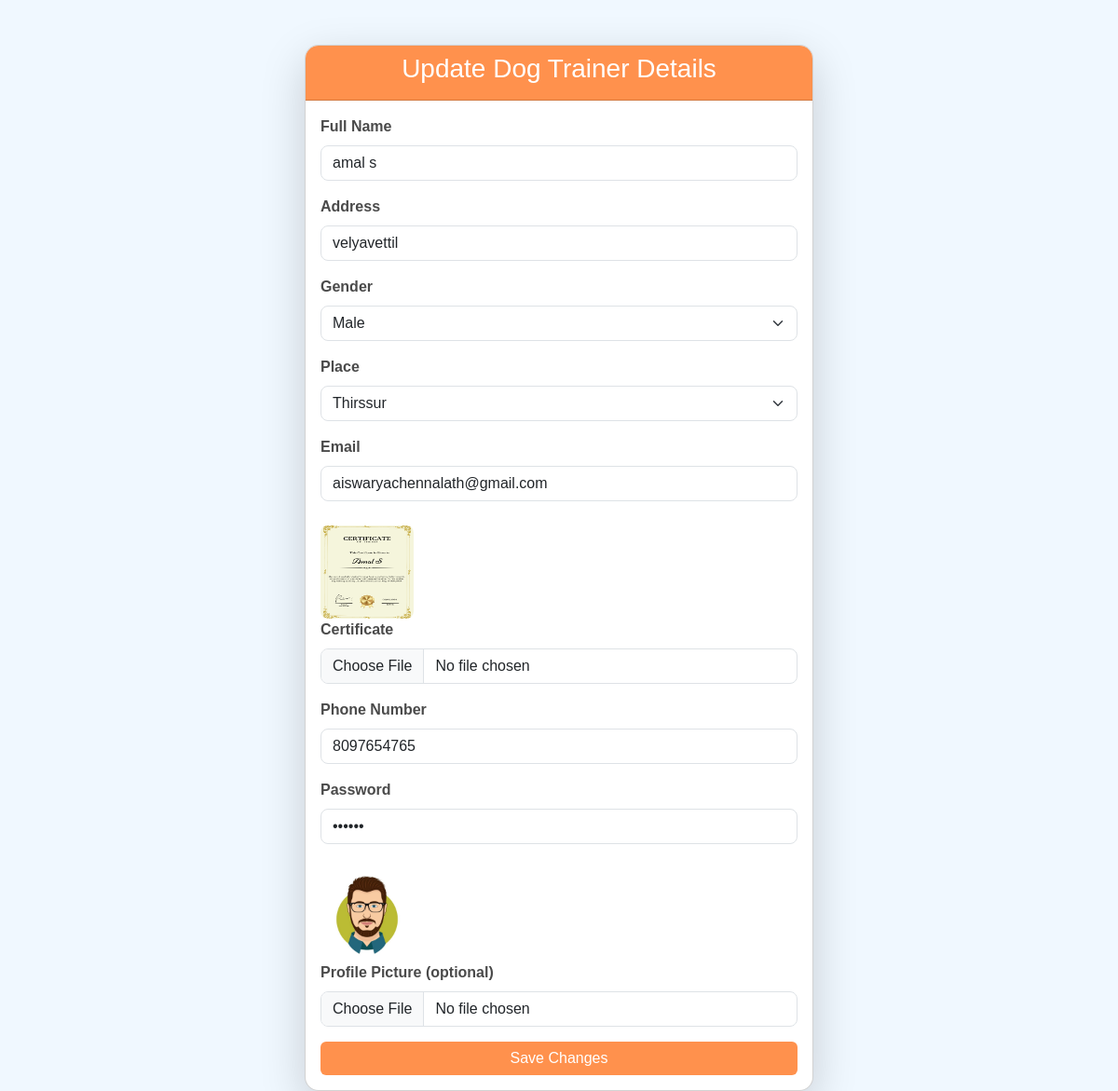
/edittrainer/3 (signed in), run on the app's committed database.
### shop/models.py (models this page shows, shortened)
class trainer_reg(models.Model):
    muncipality = models.ForeignKey(Muncipality, on_delete=models.CASCADE, related_name="trainer_reg")
    Name = models.CharField(max_length=20)
    place = models.CharField(max_length=100,blank=True, null=True)
    address = models.CharField(max_length=200, default='no address provide')
    email = models.CharField(max_length=100)
    certificate = models.FileField(upload_to='certificate/')
    phno = models.IntegerField()
    gender = models.CharField(max_length=10)
    password = models.CharField(max_length=100)
    confirm_password = models.CharField(max_length=100, blank=True, null=True)
    image = models.ImageField(upload_to='profile_images/', blank=True, null=True)

### shop/views.py (the view, shortened to what this page needs)
# urls.py: path('edittrainer/<int:id>',views.edittrainer, name='edittrainer'),
def edittrainer(request, id):
    muncipality_name = request.session.get('username')
    if muncipality_name:
        m = models.Muncipality.objects.filter(username=muncipality_name).first()
        if not m:
            return HttpResponse("Muncipality with this email does not exist.")
    trainer = get_object_or_404(trainer_reg, id=id)
    places = ["Kollam", "Kottayam", "Thiruvananthapuram", "Ernakulam", "Alappuzha", "Iddukki", "Palakad", "Thirssur", "Pathanamthitta"]
    return render(request, 'edittrainer.html', {'t': trainer, 'm': m, 'places': places})

### shop/templates/edittrainer.html (shortened to what this page needs)
{% load static %}
<!DOCTYPE html>
<html lang="en">
<head>
    <link rel="stylesheet" href="https://cdn.jsdelivr.net/npm/bootstrap@5.3.0/dist/css/bootstrap.min.css">
</head>
<body>
    <div class="container mt-5">
        <div class="row justify-content-center">
            <div class="col-md-6">
                <div class="card shadow-lg">
                    <div class="card-header text-center">
                        <h3>Update Dog Trainer Details</h3>
                    </div>
                    <div class="card-body">
                        <form method="POST" enctype="multipart/form-data">
                            <div class="mb-3">
                                <label for="Name" class="form-label">Full Name</label>
                                <input type="text" class="form-control" name="Name" value="{{ t.Name }}" required>
                            </div>
                            <div class="mb-3">
                                <label for="address" class="form-label">Address</label>
                                <input type="text" class="form-control" name="address" value="{{ t.address }}" required>
                            </div>
                            <div class="mb-3">
                                <label for="gender" class="form-label">Gender</label>
                                <select class="form-select" name="gender">
                                    <option value="Male" {% if t.gender == "Male" %}selected{% endif %}>Male</option>
                                </select>
                            </div>
                            <div class="mb-3">
                                <label for="place" class="form-label">Place</label>
                                <select class="form-select" name="place">
                                    {% for place in places %}
                                        <option value="{{ place }}" {% if t.place == place %}selected{% endif %}>{{ place }}</option>
                                    {% endfor %}
                                </select>
                            </div>
                            <div class="mb-3">
                                <label for="email" class="form-label">Email</label>
                                <input type="email" class="form-control" name="email" value="{{ t.email }}" required>
                            </div>
                            {% if t.certificate %}
                                <img src="{{ t.certificate.url }}" width="100" height="100" alt="Trainer Certificate">
                            {% else %}
                                <p class="no-certificate">No certificate uploaded</p>
                            {% endif %}
                            <div class="mb-3">
                                <label for="certificate" class="form-label">Certificate</label>
                                <input type="file" class="form-control" name="certificate">
                            </div>
                            <div class="mb-3">
                                <label for="phno" class="form-label">Phone Number</label>
                                <input type="text" class="form-control" name="phno" value="{{ t.phno }}" required>
                            </div>
                            <div class="mb-3">
                                <label for="password" class="form-label">Password</label>
                                <input type="password" class="form-control" value="{{ t.password}}" name="password">
                            </div>
                            {% if t.image %}
                                <img src="{{ t.image.url }}" width="100" height="100" alt="Trainer Profile Picture">
                            {% else %}
                                <p class="no-certificate">No profile picture uploaded</p>
                            {% endif %}
                            <div class="mb-3">
                                <label for="image" class="form-label">Profile Picture (optional)</label>
                                <input type="file" class="form-control" name="image">
                            </div>
                            <div class="d-grid gap-2">
                                <button type="submit" class="btn btn-primary">Save Changes</button>
                            </div>
                        </form>
                    </div>
                </div>
            </div>
        </div>
    </div>
</body>
</html>

### data on the page
trainer_reg: Name "amal s", address "velyavettil", gender "Male", place "Thirssur", email "aiswaryachennalath@gmail.com", certificate (picture), phno "8097654765", image (picture)
